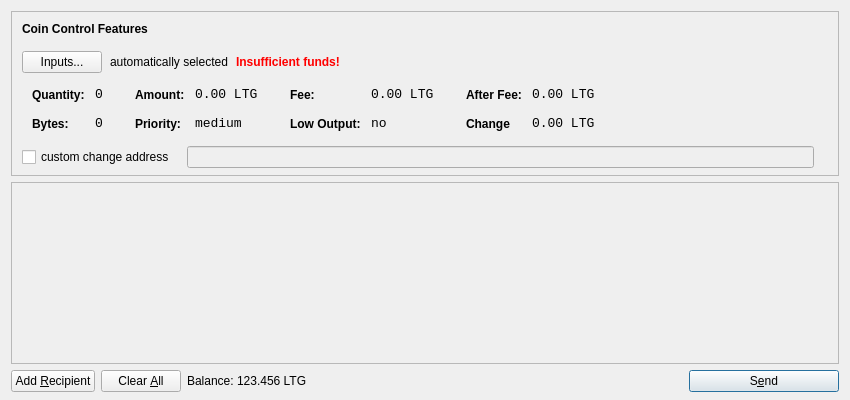
<?xml version="1.0" encoding="UTF-8"?>
<ui version="4.0">
 <class>SendCoinsDialog</class>
 <widget class="QDialog" name="SendCoinsDialog">
  <property name="geometry">
   <rect>
    <x>0</x>
    <y>0</y>
    <width>850</width>
    <height>400</height>
   </rect>
  </property>
  <property name="windowTitle">
   <string>Send Coins</string>
  </property>
  <layout class="QVBoxLayout" name="verticalLayout" stretch="0,1,0">
   <property name="bottomMargin">
    <number>8</number>
   </property>
   <item>
    <widget class="QFrame" name="frameCoinControl">
     <property name="sizePolicy">
      <sizepolicy hsizetype="Expanding" vsizetype="Expanding">
       <horstretch>0</horstretch>
       <verstretch>0</verstretch>
      </sizepolicy>
     </property>
     <property name="maximumSize">
      <size>
       <width>16777215</width>
       <height>16777215</height>
      </size>
     </property>
     <property name="frameShape">
      <enum>QFrame::StyledPanel</enum>
     </property>
     <property name="frameShadow">
      <enum>QFrame::Sunken</enum>
     </property>
     <layout class="QVBoxLayout" name="verticalLayoutCoinControl2">
      <property name="spacing">
       <number>-1</number>
      </property>
      <property name="leftMargin">
       <number>0</number>
      </property>
      <property name="topMargin">
       <number>0</number>
      </property>
      <property name="rightMargin">
       <number>0</number>
      </property>
      <property name="bottomMargin">
       <number>6</number>
      </property>
      <item>
       <layout class="QVBoxLayout" name="verticalLayoutCoinControl" stretch="0,0,0,0,1">
        <property name="spacing">
         <number>0</number>
        </property>
        <property name="leftMargin">
         <number>10</number>
        </property>
        <property name="topMargin">
         <number>10</number>
        </property>
        <item>
         <layout class="QHBoxLayout" name="horizontalLayoutCoinControl1">
          <property name="bottomMargin">
           <number>15</number>
          </property>
          <item>
           <widget class="QLabel" name="labelCoinControlFeatures">
            <property name="sizePolicy">
             <sizepolicy hsizetype="Preferred" vsizetype="Maximum">
              <horstretch>0</horstretch>
              <verstretch>0</verstretch>
             </sizepolicy>
            </property>
            <property name="font">
             <font>
              <weight>75</weight>
              <bold>true</bold>
             </font>
            </property>
            <property name="styleSheet">
             <string notr="true">font-weight:bold;</string>
            </property>
            <property name="text">
             <string>Coin Control Features</string>
            </property>
           </widget>
          </item>
         </layout>
        </item>
        <item>
         <layout class="QHBoxLayout" name="horizontalLayoutCoinControl2" stretch="0,0,0,0">
          <property name="spacing">
           <number>8</number>
          </property>
          <property name="bottomMargin">
           <number>10</number>
          </property>
          <item>
           <widget class="QPushButton" name="pushButtonCoinControl">
            <property name="styleSheet">
             <string notr="true"/>
            </property>
            <property name="text">
             <string>Inputs...</string>
            </property>
           </widget>
          </item>
          <item>
           <widget class="QLabel" name="labelCoinControlAutomaticallySelected">
            <property name="text">
             <string>automatically selected</string>
            </property>
            <property name="margin">
             <number>5</number>
            </property>
           </widget>
          </item>
          <item>
           <widget class="QLabel" name="labelCoinControlInsuffFunds">
            <property name="font">
             <font>
              <weight>75</weight>
              <bold>true</bold>
             </font>
            </property>
            <property name="styleSheet">
             <string notr="true">color:red;font-weight:bold;</string>
            </property>
            <property name="text">
             <string>Insufficient funds!</string>
            </property>
            <property name="margin">
             <number>5</number>
            </property>
           </widget>
          </item>
          <item>
           <spacer name="horizontalSpacerCoinControl">
            <property name="orientation">
             <enum>Qt::Horizontal</enum>
            </property>
            <property name="sizeHint" stdset="0">
             <size>
              <width>40</width>
              <height>1</height>
             </size>
            </property>
           </spacer>
          </item>
         </layout>
        </item>
        <item>
         <widget class="QWidget" name="widgetCoinControl" native="true">
          <property name="sizePolicy">
           <sizepolicy hsizetype="Preferred" vsizetype="Preferred">
            <horstretch>0</horstretch>
            <verstretch>0</verstretch>
           </sizepolicy>
          </property>
          <property name="minimumSize">
           <size>
            <width>0</width>
            <height>0</height>
           </size>
          </property>
          <property name="styleSheet">
           <string notr="true"/>
          </property>
          <layout class="QHBoxLayout" name="horizontalLayoutCoinControl5">
           <property name="margin">
            <number>0</number>
           </property>
           <item>
            <layout class="QHBoxLayout" name="horizontalLayoutCoinControl3" stretch="0,0,0,1">
             <property name="spacing">
              <number>20</number>
             </property>
             <property name="topMargin">
              <number>0</number>
             </property>
             <property name="bottomMargin">
              <number>10</number>
             </property>
             <item>
              <layout class="QFormLayout" name="formLayoutCoinControl1">
               <property name="horizontalSpacing">
                <number>10</number>
               </property>
               <property name="verticalSpacing">
                <number>14</number>
               </property>
               <property name="leftMargin">
                <number>10</number>
               </property>
               <property name="topMargin">
                <number>4</number>
               </property>
               <property name="rightMargin">
                <number>6</number>
               </property>
               <item row="0" column="0">
                <widget class="QLabel" name="labelCoinControlQuantityText">
                 <property name="styleSheet">
                  <string notr="true">font-weight:bold;</string>
                 </property>
                 <property name="text">
                  <string>Quantity:</string>
                 </property>
                 <property name="margin">
                  <number>0</number>
                 </property>
                </widget>
               </item>
               <item row="0" column="1">
                <widget class="QLabel" name="labelCoinControlQuantity">
                 <property name="font">
                  <font>
                   <family>Monospace</family>
                   <pointsize>10</pointsize>
                  </font>
                 </property>
                 <property name="cursor">
                  <cursorShape>IBeamCursor</cursorShape>
                 </property>
                 <property name="contextMenuPolicy">
                  <enum>Qt::ActionsContextMenu</enum>
                 </property>
                 <property name="text">
                  <string>0</string>
                 </property>
                 <property name="margin">
                  <number>0</number>
                 </property>
                 <property name="textInteractionFlags">
                  <set>Qt::LinksAccessibleByMouse|Qt::TextSelectableByKeyboard|Qt::TextSelectableByMouse</set>
                 </property>
                </widget>
               </item>
               <item row="1" column="0">
                <widget class="QLabel" name="labelCoinControlBytesText">
                 <property name="styleSheet">
                  <string notr="true">font-weight:bold;</string>
                 </property>
                 <property name="text">
                  <string>Bytes:</string>
                 </property>
                </widget>
               </item>
               <item row="1" column="1">
                <widget class="QLabel" name="labelCoinControlBytes">
                 <property name="font">
                  <font>
                   <family>Monospace</family>
                   <pointsize>10</pointsize>
                  </font>
                 </property>
                 <property name="cursor">
                  <cursorShape>IBeamCursor</cursorShape>
                 </property>
                 <property name="contextMenuPolicy">
                  <enum>Qt::ActionsContextMenu</enum>
                 </property>
                 <property name="text">
                  <string>0</string>
                 </property>
                 <property name="textInteractionFlags">
                  <set>Qt::LinksAccessibleByMouse|Qt::TextSelectableByKeyboard|Qt::TextSelectableByMouse</set>
                 </property>
                </widget>
               </item>
              </layout>
             </item>
             <item>
              <layout class="QFormLayout" name="formLayoutCoinControl2">
               <property name="horizontalSpacing">
                <number>10</number>
               </property>
               <property name="verticalSpacing">
                <number>14</number>
               </property>
               <property name="leftMargin">
                <number>6</number>
               </property>
               <property name="topMargin">
                <number>4</number>
               </property>
               <property name="rightMargin">
                <number>6</number>
               </property>
               <item row="0" column="0">
                <widget class="QLabel" name="labelCoinControlAmountText">
                 <property name="styleSheet">
                  <string notr="true">font-weight:bold;</string>
                 </property>
                 <property name="text">
                  <string>Amount:</string>
                 </property>
                 <property name="margin">
                  <number>0</number>
                 </property>
                </widget>
               </item>
               <item row="0" column="1">
                <widget class="QLabel" name="labelCoinControlAmount">
                 <property name="font">
                  <font>
                   <family>Monospace</family>
                   <pointsize>10</pointsize>
                  </font>
                 </property>
                 <property name="cursor">
                  <cursorShape>IBeamCursor</cursorShape>
                 </property>
                 <property name="contextMenuPolicy">
                  <enum>Qt::ActionsContextMenu</enum>
                 </property>
                 <property name="text">
                  <string>0.00 LTG</string>
                 </property>
                 <property name="textInteractionFlags">
                  <set>Qt::LinksAccessibleByMouse|Qt::TextSelectableByKeyboard|Qt::TextSelectableByMouse</set>
                 </property>
                </widget>
               </item>
               <item row="1" column="0">
                <widget class="QLabel" name="labelCoinControlPriorityText">
                 <property name="styleSheet">
                  <string notr="true">font-weight:bold;</string>
                 </property>
                 <property name="text">
                  <string>Priority:</string>
                 </property>
                </widget>
               </item>
               <item row="1" column="1">
                <widget class="QLabel" name="labelCoinControlPriority">
                 <property name="font">
                  <font>
                   <family>Monospace</family>
                   <pointsize>10</pointsize>
                  </font>
                 </property>
                 <property name="cursor">
                  <cursorShape>IBeamCursor</cursorShape>
                 </property>
                 <property name="contextMenuPolicy">
                  <enum>Qt::ActionsContextMenu</enum>
                 </property>
                 <property name="text">
                  <string>medium</string>
                 </property>
                 <property name="textInteractionFlags">
                  <set>Qt::LinksAccessibleByMouse|Qt::TextSelectableByKeyboard|Qt::TextSelectableByMouse</set>
                 </property>
                </widget>
               </item>
              </layout>
             </item>
             <item>
              <layout class="QFormLayout" name="formLayoutCoinControl3">
               <property name="horizontalSpacing">
                <number>10</number>
               </property>
               <property name="verticalSpacing">
                <number>14</number>
               </property>
               <property name="leftMargin">
                <number>6</number>
               </property>
               <property name="topMargin">
                <number>4</number>
               </property>
               <property name="rightMargin">
                <number>6</number>
               </property>
               <item row="0" column="0">
                <widget class="QLabel" name="labelCoinControlFeeText">
                 <property name="styleSheet">
                  <string notr="true">font-weight:bold;</string>
                 </property>
                 <property name="text">
                  <string>Fee:</string>
                 </property>
                 <property name="margin">
                  <number>0</number>
                 </property>
                </widget>
               </item>
               <item row="0" column="1">
                <widget class="QLabel" name="labelCoinControlFee">
                 <property name="font">
                  <font>
                   <family>Monospace</family>
                   <pointsize>10</pointsize>
                  </font>
                 </property>
                 <property name="cursor">
                  <cursorShape>IBeamCursor</cursorShape>
                 </property>
                 <property name="contextMenuPolicy">
                  <enum>Qt::ActionsContextMenu</enum>
                 </property>
                 <property name="text">
                  <string>0.00 LTG</string>
                 </property>
                 <property name="textInteractionFlags">
                  <set>Qt::LinksAccessibleByMouse|Qt::TextSelectableByKeyboard|Qt::TextSelectableByMouse</set>
                 </property>
                </widget>
               </item>
               <item row="1" column="0">
                <widget class="QLabel" name="labelCoinControlLowOutputText">
                 <property name="styleSheet">
                  <string notr="true">font-weight:bold;</string>
                 </property>
                 <property name="text">
                  <string>Low Output:</string>
                 </property>
                </widget>
               </item>
               <item row="1" column="1">
                <widget class="QLabel" name="labelCoinControlLowOutput">
                 <property name="font">
                  <font>
                   <family>Monospace</family>
                   <pointsize>10</pointsize>
                  </font>
                 </property>
                 <property name="cursor">
                  <cursorShape>IBeamCursor</cursorShape>
                 </property>
                 <property name="contextMenuPolicy">
                  <enum>Qt::ActionsContextMenu</enum>
                 </property>
                 <property name="text">
                  <string>no</string>
                 </property>
                 <property name="textInteractionFlags">
                  <set>Qt::LinksAccessibleByMouse|Qt::TextSelectableByKeyboard|Qt::TextSelectableByMouse</set>
                 </property>
                </widget>
               </item>
              </layout>
             </item>
             <item>
              <layout class="QFormLayout" name="formLayoutCoinControl4">
               <property name="horizontalSpacing">
                <number>10</number>
               </property>
               <property name="verticalSpacing">
                <number>14</number>
               </property>
               <property name="leftMargin">
                <number>6</number>
               </property>
               <property name="topMargin">
                <number>4</number>
               </property>
               <property name="rightMargin">
                <number>6</number>
               </property>
               <item row="0" column="0">
                <widget class="QLabel" name="labelCoinControlAfterFeeText">
                 <property name="styleSheet">
                  <string notr="true">font-weight:bold;</string>
                 </property>
                 <property name="text">
                  <string>After Fee:</string>
                 </property>
                 <property name="margin">
                  <number>0</number>
                 </property>
                </widget>
               </item>
               <item row="0" column="1">
                <widget class="QLabel" name="labelCoinControlAfterFee">
                 <property name="font">
                  <font>
                   <family>Monospace</family>
                   <pointsize>10</pointsize>
                  </font>
                 </property>
                 <property name="cursor">
                  <cursorShape>IBeamCursor</cursorShape>
                 </property>
                 <property name="contextMenuPolicy">
                  <enum>Qt::ActionsContextMenu</enum>
                 </property>
                 <property name="text">
                  <string>0.00 LTG</string>
                 </property>
                 <property name="textInteractionFlags">
                  <set>Qt::LinksAccessibleByMouse|Qt::TextSelectableByKeyboard|Qt::TextSelectableByMouse</set>
                 </property>
                </widget>
               </item>
               <item row="1" column="0">
                <widget class="QLabel" name="labelCoinControlChangeText">
                 <property name="styleSheet">
                  <string notr="true">font-weight:bold;</string>
                 </property>
                 <property name="text">
                  <string>Change</string>
                 </property>
                </widget>
               </item>
               <item row="1" column="1">
                <widget class="QLabel" name="labelCoinControlChange">
                 <property name="font">
                  <font>
                   <family>Monospace</family>
                   <pointsize>10</pointsize>
                  </font>
                 </property>
                 <property name="cursor">
                  <cursorShape>IBeamCursor</cursorShape>
                 </property>
                 <property name="contextMenuPolicy">
                  <enum>Qt::ActionsContextMenu</enum>
                 </property>
                 <property name="text">
                  <string>0.00 LTG</string>
                 </property>
                 <property name="textInteractionFlags">
                  <set>Qt::LinksAccessibleByMouse|Qt::TextSelectableByKeyboard|Qt::TextSelectableByMouse</set>
                 </property>
                </widget>
               </item>
              </layout>
             </item>
            </layout>
           </item>
          </layout>
         </widget>
        </item>
        <item>
         <layout class="QHBoxLayout" name="horizontalLayoutCoinControl4" stretch="0,0,0">
          <property name="spacing">
           <number>12</number>
          </property>
          <property name="sizeConstraint">
           <enum>QLayout::SetDefaultConstraint</enum>
          </property>
          <property name="topMargin">
           <number>5</number>
          </property>
          <property name="rightMargin">
           <number>5</number>
          </property>
          <item>
           <widget class="QCheckBox" name="checkBoxCoinControlChange">
            <property name="text">
             <string>custom change address</string>
            </property>
           </widget>
          </item>
          <item>
           <widget class="QLineEdit" name="lineEditCoinControlChange">
            <property name="enabled">
             <bool>false</bool>
            </property>
            <property name="sizePolicy">
             <sizepolicy hsizetype="Expanding" vsizetype="Fixed">
              <horstretch>0</horstretch>
              <verstretch>0</verstretch>
             </sizepolicy>
            </property>
           </widget>
          </item>
          <item>
           <widget class="QLabel" name="labelCoinControlChangeLabel">
            <property name="sizePolicy">
             <sizepolicy hsizetype="Preferred" vsizetype="Expanding">
              <horstretch>0</horstretch>
              <verstretch>0</verstretch>
             </sizepolicy>
            </property>
            <property name="minimumSize">
             <size>
              <width>0</width>
              <height>0</height>
             </size>
            </property>
            <property name="text">
             <string/>
            </property>
            <property name="margin">
             <number>3</number>
            </property>
           </widget>
          </item>
         </layout>
        </item>
        <item>
         <spacer name="verticalSpacerCoinControl">
          <property name="orientation">
           <enum>Qt::Vertical</enum>
          </property>
          <property name="sizeHint" stdset="0">
           <size>
            <width>800</width>
            <height>1</height>
           </size>
          </property>
         </spacer>
        </item>
       </layout>
      </item>
     </layout>
    </widget>
   </item>
   <item>
    <widget class="QScrollArea" name="scrollArea">
     <property name="widgetResizable">
      <bool>true</bool>
     </property>
     <widget class="QWidget" name="scrollAreaWidgetContents">
      <property name="geometry">
       <rect>
        <x>0</x>
        <y>0</y>
        <width>830</width>
        <height>165</height>
       </rect>
      </property>
      <layout class="QVBoxLayout" name="verticalLayout_2">
       <property name="margin">
        <number>0</number>
       </property>
       <item>
        <layout class="QVBoxLayout" name="entries">
         <property name="spacing">
          <number>6</number>
         </property>
        </layout>
       </item>
       <item>
        <spacer name="verticalSpacer">
         <property name="orientation">
          <enum>Qt::Vertical</enum>
         </property>
         <property name="sizeHint" stdset="0">
          <size>
           <width>20</width>
           <height>40</height>
          </size>
         </property>
        </spacer>
       </item>
      </layout>
     </widget>
    </widget>
   </item>
   <item>
    <layout class="QHBoxLayout" name="horizontalLayout">
     <item>
      <widget class="QPushButton" name="addButton">
       <property name="toolTip">
        <string>Send to multiple recipients at once</string>
       </property>
       <property name="text">
        <string>Add &amp;Recipient</string>
       </property>
       <property name="icon">
        <iconset resource="../bitcoin.qrc">
         <normaloff>:/icons/add</normaloff>:/icons/add</iconset>
       </property>
       <property name="autoDefault">
        <bool>false</bool>
       </property>
      </widget>
     </item>
     <item>
      <widget class="QPushButton" name="clearButton">
       <property name="sizePolicy">
        <sizepolicy hsizetype="Minimum" vsizetype="Fixed">
         <horstretch>0</horstretch>
         <verstretch>0</verstretch>
        </sizepolicy>
       </property>
       <property name="toolTip">
        <string>Remove all transaction fields</string>
       </property>
       <property name="text">
        <string>Clear &amp;All</string>
       </property>
       <property name="icon">
        <iconset resource="../bitcoin.qrc">
         <normaloff>:/icons/remove</normaloff>:/icons/remove</iconset>
       </property>
       <property name="autoRepeatDelay">
        <number>300</number>
       </property>
       <property name="autoDefault">
        <bool>false</bool>
       </property>
      </widget>
     </item>
     <item>
      <layout class="QHBoxLayout" name="horizontalLayout_2">
       <property name="spacing">
        <number>3</number>
       </property>
       <item>
        <widget class="QLabel" name="label">
         <property name="sizePolicy">
          <sizepolicy hsizetype="Preferred" vsizetype="Fixed">
           <horstretch>0</horstretch>
           <verstretch>0</verstretch>
          </sizepolicy>
         </property>
         <property name="text">
          <string>Balance:</string>
         </property>
        </widget>
       </item>
       <item>
        <widget class="QLabel" name="labelBalance">
         <property name="sizePolicy">
          <sizepolicy hsizetype="Preferred" vsizetype="Fixed">
           <horstretch>0</horstretch>
           <verstretch>0</verstretch>
          </sizepolicy>
         </property>
         <property name="cursor">
          <cursorShape>IBeamCursor</cursorShape>
         </property>
         <property name="text">
          <string>123.456 LTG</string>
         </property>
         <property name="textInteractionFlags">
          <set>Qt::LinksAccessibleByMouse|Qt::TextSelectableByKeyboard|Qt::TextSelectableByMouse</set>
         </property>
        </widget>
       </item>
      </layout>
     </item>
     <item>
      <spacer name="horizontalSpacer">
       <property name="orientation">
        <enum>Qt::Horizontal</enum>
       </property>
       <property name="sizeHint" stdset="0">
        <size>
         <width>40</width>
         <height>20</height>
        </size>
       </property>
      </spacer>
     </item>
     <item>
      <widget class="QPushButton" name="sendButton">
       <property name="minimumSize">
        <size>
         <width>150</width>
         <height>0</height>
        </size>
       </property>
       <property name="toolTip">
        <string>Confirm the send action</string>
       </property>
       <property name="text">
        <string>S&amp;end</string>
       </property>
       <property name="icon">
        <iconset resource="../bitcoin.qrc">
         <normaloff>:/icons/send</normaloff>:/icons/send</iconset>
       </property>
       <property name="default">
        <bool>true</bool>
       </property>
      </widget>
     </item>
    </layout>
   </item>
  </layout>
 </widget>
 <resources>
  <include location="../bitcoin.qrc"/>
 </resources>
 <connections/>
</ui>
